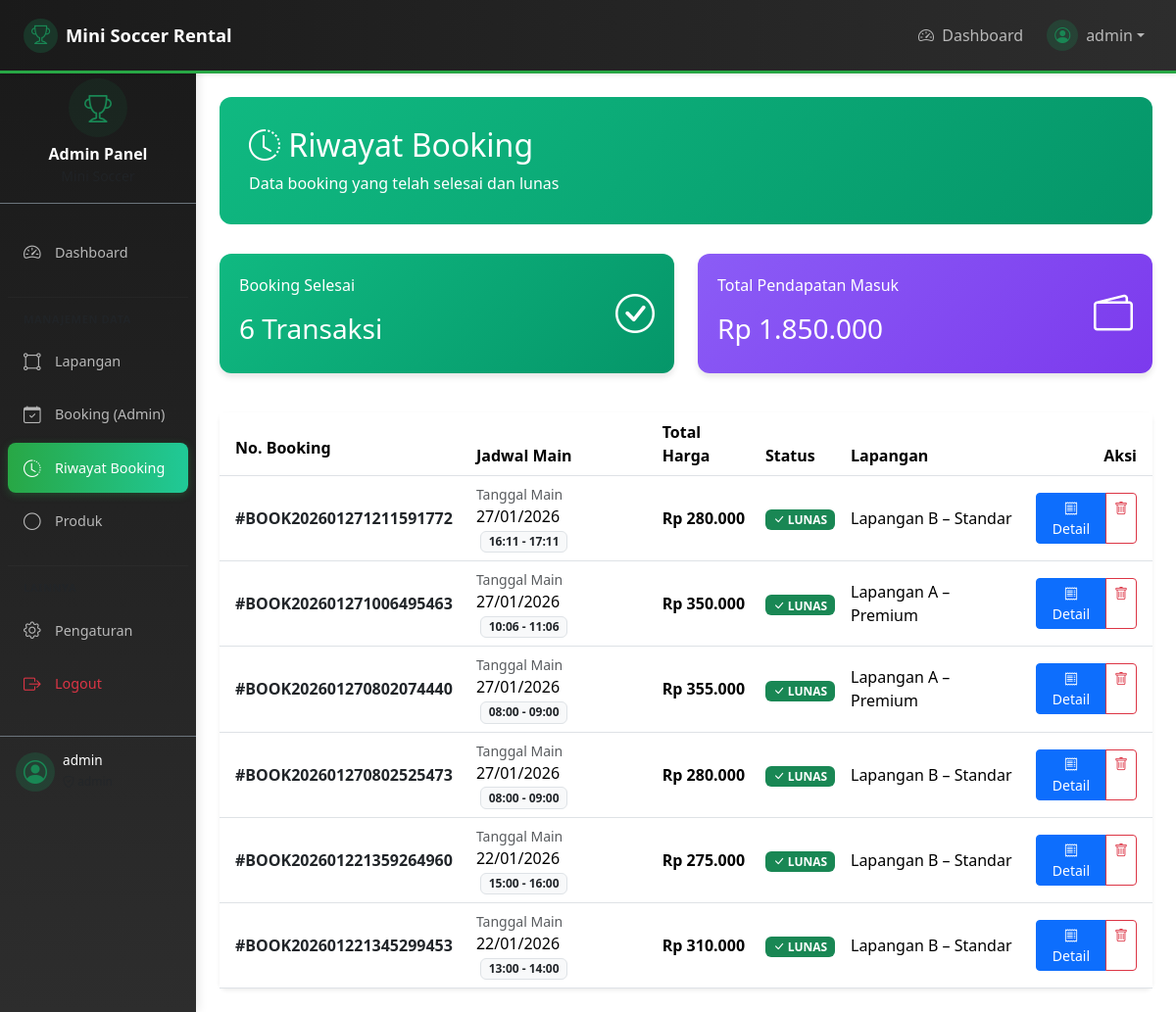
The page /booking/history.php (signed in) on the database its author committed.
### tables this page shows
CREATE TABLE `booking` (
  `id` int(11) NOT NULL,
  `nomor_booking` varchar(50) NOT NULL,
  `user_id` int(11) DEFAULT NULL,
  `nama_pemesan` varchar(100) DEFAULT NULL,
  `no_hp` varchar(20) DEFAULT NULL,
  `tanggal_booking` date NOT NULL,
  `tanggal_main` date NOT NULL,
  `jam_mulai` time NOT NULL,
  `jam_selesai` time NOT NULL,
  `total_harga` decimal(10,2) DEFAULT 0.00,
  `status_pembayaran` enum('MENUNGGU','LUNAS') DEFAULT 'MENUNGGU',
  `catatan` text DEFAULT NULL,
  `created_at` timestamp NOT NULL DEFAULT current_timestamp()
);

### booking/history.php (the view, shortened to what this page needs)
<?php
require_once '../config/database.php';
$query = "
    SELECT b.id, b.nomor_booking, b.user_id, b.tanggal_booking, b.tanggal_main, b.jam_mulai, b.jam_selesai, b.total_harga, b.status_pembayaran, b.catatan, b.created_at,
           GROUP_CONCAT(l.nama_lapangan SEPARATOR ', ') as lapangan_terpesan
    FROM booking b
    LEFT JOIN booking_detail bd ON b.id = bd.booking_id
    LEFT JOIN lapangan l ON bd.lapangan_id = l.id
    WHERE b.status_pembayaran = 'LUNAS'
    GROUP BY b.id
    ORDER BY b.tanggal_main DESC, b.jam_mulai DESC
";
$result = mysqli_query($connection, $query);
$stats_query = "
    SELECT
        COUNT(*) as total_lunas,
        SUM(total_harga) as total_pendapatan
    FROM booking
    WHERE status_pembayaran = 'LUNAS'
";
$stats_result = mysqli_query($connection, $stats_query);
$stats = mysqli_fetch_assoc($stats_result);
?>
<?php include '../views/' . THEME_NAME . '/header.php'; ?>
<?php include '../views/' . THEME_NAME . '/topnav.php'; ?>
<div class="container-fluid">
    <div class="row">
        <?php include '../views/' . THEME_NAME . '/sidebar.php'; ?>
        <main class="col-md-9 ms-sm-auto col-lg-10 px-md-4 py-4">
            <div class="page-header">
                <div class="d-flex justify-content-between align-items-center">
                    <div>
                        <h2 class="m-0"><i class="bi bi-clock-history"></i> Riwayat Booking</h2>
                        <p class="m-0 mt-2 op-8">Data booking yang telah selesai dan lunas</p>
                    </div>
                    </div>
            </div>
            <div class="row mb-4">
                <div class="col-md-6 mb-3">
                    <div class="stats-card card-green">
                        <div class="d-flex justify-content-between align-items-center">
                            <div>
                                <p>Booking Selesai</p>
                                <h3><?= $stats['total_lunas'] ?? 0 ?> Transaksi</h3>
                            </div>
                            <div class="fs-1"><i class="bi bi-check-circle"></i></div>
                        </div>
                    </div>
                </div>
                <div class="col-md-6 mb-3">
                    <div class="stats-card card-purple">
                        <div class="d-flex justify-content-between align-items-center">
                            <div>
                                <p>Total Pendapatan Masuk</p>
                                <h3>Rp <?= number_format($stats['total_pendapatan'] ?? 0, 0, ',', '.') ?></h3>
                            </div>
                            <div class="fs-1"><i class="bi bi-wallet2"></i></div>
                        </div>
                    </div>
                </div>
            </div>
            <div class="card shadow-sm border-0 rounded-3">
                <div class="card-body p-0">
                    <div class="table-responsive">
                        <table class="table table-hover mb-0 align-middle">
                            <thead class="bg-light text-secondary">
                                <tr>
                                    <th class="py-3 px-3">No. Booking</th>
                                    <th>Jadwal Main</th>
                                    <th>Total Harga</th>
                                    <th>Status</th>
                                    <th>Lapangan</th>
                                    <th class="text-end px-3">Aksi</th>
                                </tr>
                            </thead>
                            <tbody>
                                <?php if (mysqli_num_rows($result) > 0) : ?>
                                    <?php while ($row = mysqli_fetch_assoc($result)) : ?>
                                        <tr>
                                            <td class="px-3">
                                                <span class="fw-bold text-dark">#<?= htmlspecialchars($row['nomor_booking']) ?></span>
                                            </td>
                                            <td>
                                                <small class="d-block text-muted">Tanggal Main</small>
                                                <span><?= date('d/m/Y', strtotime($row['tanggal_main'])) ?></span>
                                                <span class="badge bg-light text-dark border ms-1">
                                                    <?= substr($row['jam_mulai'], 0, 5) ?> - <?= substr($row['jam_selesai'], 0, 5) ?>
                                                </span>
                                            </td>
                                            <td><span class="fw-bold">Rp <?= number_format($row['total_harga'], 0, ',', '.') ?></span></td>
                                            <td><span class="badge bg-success"><i class="bi bi-check-lg"></i> LUNAS</span></td>
                                            <td><?= htmlspecialchars($row['lapangan_terpesan']) ?: '-' ?></td>
                                            <td class="text-end px-3">
                                                <div class="btn-group btn-group-sm">
                                                    <a href="detail.php?id=<?= $row['id'] ?>" class="btn btn-primary" title="Lihat Detail & Cetak Struk">
                                                        <i class="bi bi-receipt"></i> Detail
                                                    </a>
                                                    <a href="delete.php?id=<?= $row['id'] ?>" class="btn btn-outline-danger" onclick="return confirm('PERINGATAN: Menghapus data riwayat akan mempengaruhi laporan pendapatan. Lanjutkan?')" title="Hapus Permanen">
                                                        <i class="bi bi-trash"></i>
                                                    </a>
                                                </div>
                                            </td>
                                        </tr>
                                    <?php endwhile; ?>
                                <?php endif; ?>
                            </tbody>
                        </table>
                    </div>
                </div>
            </div>
        </main>
    </div>
</div>
<?php include '../views/' . THEME_NAME . '/footer.php'; ?>

### booking/history.php (style rules this page uses)
:root { --primary-green: #10b981; --dark-green: #059669; }
.stats-card { border-radius: 12px; padding: 20px; color: white; box-shadow: 0 4px 6px rgba(0,0,0,0.1); border: none; }
.card-green { background: linear-gradient(135deg, #10b981 0%, #059669 100%); }
.card-purple { background: linear-gradient(135deg, #8b5cf6 0%, #7c3aed 100%); }
.page-header { background: linear-gradient(135deg, var(--primary-green) 0%, var(--dark-green) 100%); color: white; padding: 30px; border-radius: 12px; margin-bottom: 30px; }

### rows shown on the page
booking: nomor_booking "BOOK202601271211591772", tanggal_main "27/01/2026", jam_mulai "16:11", jam_selesai "17:11", total_harga "280.000", lapangan_terpesan "Lapangan B – Standar"
booking: nomor_booking "BOOK202601271006495463", tanggal_main "27/01/2026", jam_mulai "10:06", jam_selesai "11:06", total_harga "350.000", lapangan_terpesan "Lapangan A – Premium"
booking: nomor_booking "BOOK202601270802074440", tanggal_main "27/01/2026", jam_mulai "08:00", jam_selesai "09:00", total_harga "355.000", lapangan_terpesan "Lapangan A – Premium"
booking: nomor_booking "BOOK202601270802525473", tanggal_main "27/01/2026", jam_mulai "08:00", jam_selesai "09:00", total_harga "280.000", lapangan_terpesan "Lapangan B – Standar"
booking: nomor_booking "BOOK202601221359264960", tanggal_main "22/01/2026", jam_mulai "15:00", jam_selesai "16:00", total_harga "275.000", lapangan_terpesan "Lapangan B – Standar"
booking: nomor_booking "BOOK202601221345299453", tanggal_main "22/01/2026", jam_mulai "13:00", jam_selesai "14:00", total_harga "310.000", lapangan_terpesan "Lapangan B – Standar"

### other values the page prints
$_SESSION['username'] "admin"
$config['label'] "Lapangan"
$config['label'] "Booking (Admin)"
$config['label'] "Produk"
$stats['total_lunas'] "6"
$stats['total_pendapatan'] "1.850.000"
